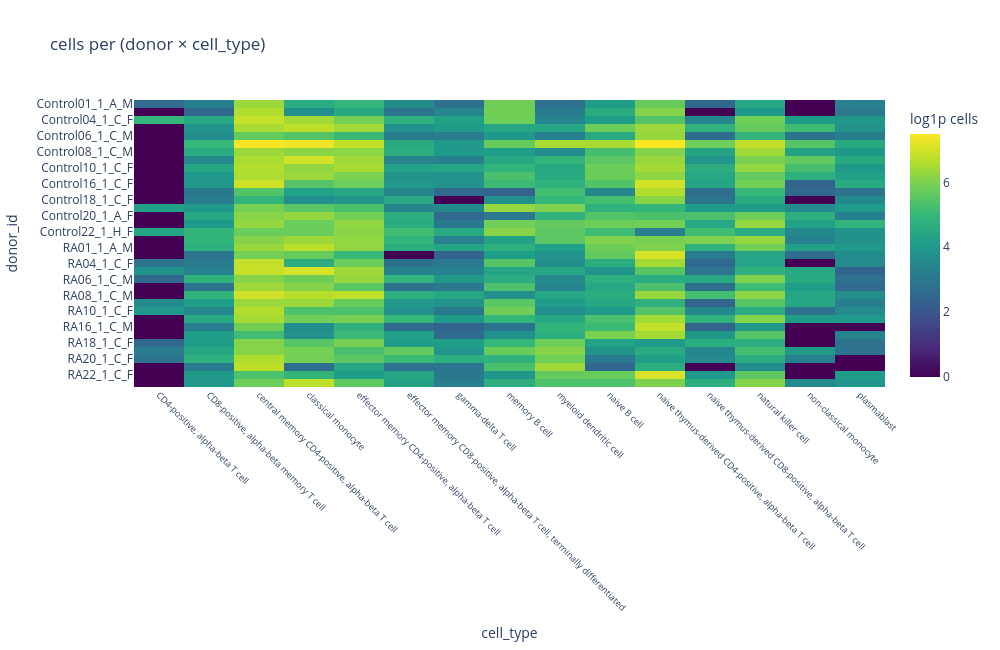

The cell this chart's notebook holds for it:
### Markdown cell above
%% [markdown]
## 1. Composition & balance
Donor × cell-type coverage (how many cells went into each pseudobulk sample), and the
disease / sex balance that determines what confounds we must control.

### Code cell
# %%
piv = obs.pivot_table(index="donor_id", columns="cell_type", values="n_cells", aggfunc="sum")
fig = px.imshow(np.log1p(piv.fillna(0)), aspect="auto", color_continuous_scale="Viridis",
                labels=dict(color="log1p cells"), title="cells per (donor × cell_type)")
fig.update_xaxes(tickangle=45, tickfont_size=9)
fig.update_layout(height=650, width=1000)
fig

### Figure 1 — Plotly figure (JSON) as saved in the notebook; plotly's stock layout.template omitted (floating-point values rounded to 4 significant figures; data arrays with more than 128 entries replaced by an {"elided": "..."} marker saying what was removed)
{"data": [{"coloraxis": "coloraxis", "hovertemplate": "cell_type: %{x}<br>donor_id: %{y}<br>log1p cells: %{z}<extra></extra>", "name": "0", "type": "heatmap", "x": ["CD4-positive, alpha-beta T cell", "CD8-positive, alpha-beta memory T cell", "central memory CD4-positive, alpha-beta T cell", "classical monocyte", "effector memory CD4-positive, alpha-beta T cell", "effector memory CD8-positive, alpha-beta T cell, terminally differentiated", "gamma-delta T cell", "memory B cell", "myeloid dendritic cell", "naive B cell", "naive thymus-derived CD4-positive, alpha-beta T cell", "naive thymus-derived CD8-positive, alpha-beta T cell", "natural killer cell", "non-classical monocyte", "plasmablast"], "xaxis": "x", "y": ["Control01_1_A_M", "Control03_1_C_F", "Control04_1_C_F", "Control05_1_C_M", "Control06_1_C_M", "Control07_1_C_F", "Control08_1_C_M", "Control09_1_C_M", "Control10_1_C_F", "Control15_1_C_F", "Control16_1_C_F", "Control17_1_C_M", "Control18_1_C_F", "Control19_1_C_F", "Control20_1_A_F", "Control21_1_C_F", "Control22_1_H_F", "Control23_1_C_F", "RA01_1_A_M", "RA03_1_C_F", "RA04_1_C_F", "RA05_1_C_M", "RA06_1_C_M", "RA07_1_C_F", "RA08_1_C_M", "RA09_1_C_M", "RA10_1_C_F", "RA15_1_C_F", "RA16_1_C_M", "RA17_1_C_F", "RA18_1_C_F", "RA19_1_A_F", "RA20_1_C_F", "RA21_1_H_F", "RA22_1_C_F", "RA23_1_C_F"], "yaxis": "y", "z": {"elided": "36x15 float values"}}], "layout": {"coloraxis": {"autocolorscale": false, "colorbar": {"title": {"text": "log1p cells"}}, "colorscale": [[0, "#440154"], [0.1111, "#482878"], [0.2222, "#3e4989"], [0.3333, "#31688e"], [0.4444, "#26828e"], [0.5556, "#1f9e89"], [0.6667, "#35b779"], [0.7778, "#6ece58"], [0.8889, "#b5de2b"], [1, "#fde725"]]}, "height": 650, "title": {"text": "cells per (donor × cell_type)"}, "width": 1000, "xaxis": {"anchor": "y", "domain": [0, 1], "tickangle": 45, "tickfont": {"size": 9}, "title": {"text": "cell_type"}}, "yaxis": {"anchor": "x", "autorange": "reversed", "domain": [0, 1], "title": {"text": "donor_id"}}}}
